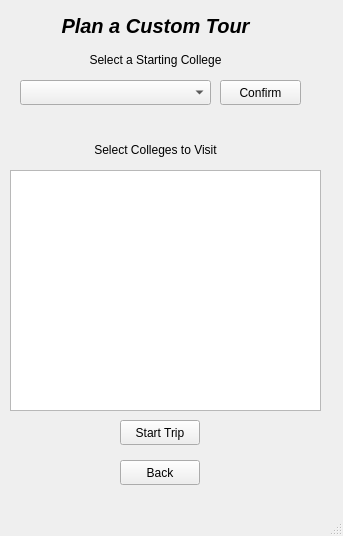
<?xml version="1.0" encoding="UTF-8"?>
<ui version="4.0">
 <class>CustomTripWindow</class>
 <widget class="QMainWindow" name="CustomTripWindow">
  <property name="geometry">
   <rect>
    <x>0</x>
    <y>0</y>
    <width>343</width>
    <height>536</height>
   </rect>
  </property>
  <property name="windowTitle">
   <string>MainWindow</string>
  </property>
  <widget class="QWidget" name="centralwidget">
   <widget class="QComboBox" name="selectStartingCollegeDropdownCT">
    <property name="geometry">
     <rect>
      <x>20</x>
      <y>80</y>
      <width>191</width>
      <height>25</height>
     </rect>
    </property>
   </widget>
   <widget class="QPushButton" name="confirmButtonCT">
    <property name="geometry">
     <rect>
      <x>220</x>
      <y>80</y>
      <width>81</width>
      <height>25</height>
     </rect>
    </property>
    <property name="text">
     <string>Confirm</string>
    </property>
   </widget>
   <widget class="QLabel" name="subtitle2CT">
    <property name="geometry">
     <rect>
      <x>70</x>
      <y>140</y>
      <width>171</width>
      <height>20</height>
     </rect>
    </property>
    <property name="text">
     <string>Select Colleges to Visit</string>
    </property>
    <property name="alignment">
     <set>Qt::AlignmentFlag::AlignCenter</set>
    </property>
   </widget>
   <widget class="QPushButton" name="startTripButtonCT">
    <property name="geometry">
     <rect>
      <x>120</x>
      <y>420</y>
      <width>80</width>
      <height>25</height>
     </rect>
    </property>
    <property name="text">
     <string>Start Trip</string>
    </property>
   </widget>
   <widget class="QTableWidget" name="tableWidget">
    <property name="geometry">
     <rect>
      <x>10</x>
      <y>170</y>
      <width>311</width>
      <height>241</height>
     </rect>
    </property>
   </widget>
   <widget class="QPushButton" name="backButtCT">
    <property name="geometry">
     <rect>
      <x>120</x>
      <y>460</y>
      <width>80</width>
      <height>25</height>
     </rect>
    </property>
    <property name="text">
     <string>Back</string>
    </property>
   </widget>
   <widget class="QLabel" name="subtitle1CT">
    <property name="geometry">
     <rect>
      <x>70</x>
      <y>50</y>
      <width>171</width>
      <height>20</height>
     </rect>
    </property>
    <property name="text">
     <string>Select a Starting College</string>
    </property>
    <property name="alignment">
     <set>Qt::AlignmentFlag::AlignCenter</set>
    </property>
   </widget>
   <widget class="QLabel" name="titleCT">
    <property name="geometry">
     <rect>
      <x>50</x>
      <y>10</y>
      <width>211</width>
      <height>31</height>
     </rect>
    </property>
    <property name="font">
     <font>
      <pointsize>15</pointsize>
      <italic>true</italic>
      <bold>true</bold>
     </font>
    </property>
    <property name="text">
     <string>Plan a Custom Tour</string>
    </property>
    <property name="alignment">
     <set>Qt::AlignmentFlag::AlignCenter</set>
    </property>
   </widget>
  </widget>
  <widget class="QMenuBar" name="menubar">
   <property name="geometry">
    <rect>
     <x>0</x>
     <y>0</y>
     <width>343</width>
     <height>21</height>
    </rect>
   </property>
  </widget>
  <widget class="QStatusBar" name="statusbar"/>
 </widget>
 <resources/>
 <connections>
  <connection>
   <sender>startTripButtonCT</sender>
   <signal>clicked()</signal>
   <receiver>CustomTripWindow</receiver>
   <slot>startTripClickedCT()</slot>
   <hints>
    <hint type="sourcelabel">
     <x>130</x>
     <y>280</y>
    </hint>
    <hint type="destinationlabel">
     <x>167</x>
     <y>281</y>
    </hint>
   </hints>
  </connection>
 </connections>
 <slots>
  <slot>startTripClickedCT()</slot>
 </slots>
</ui>
